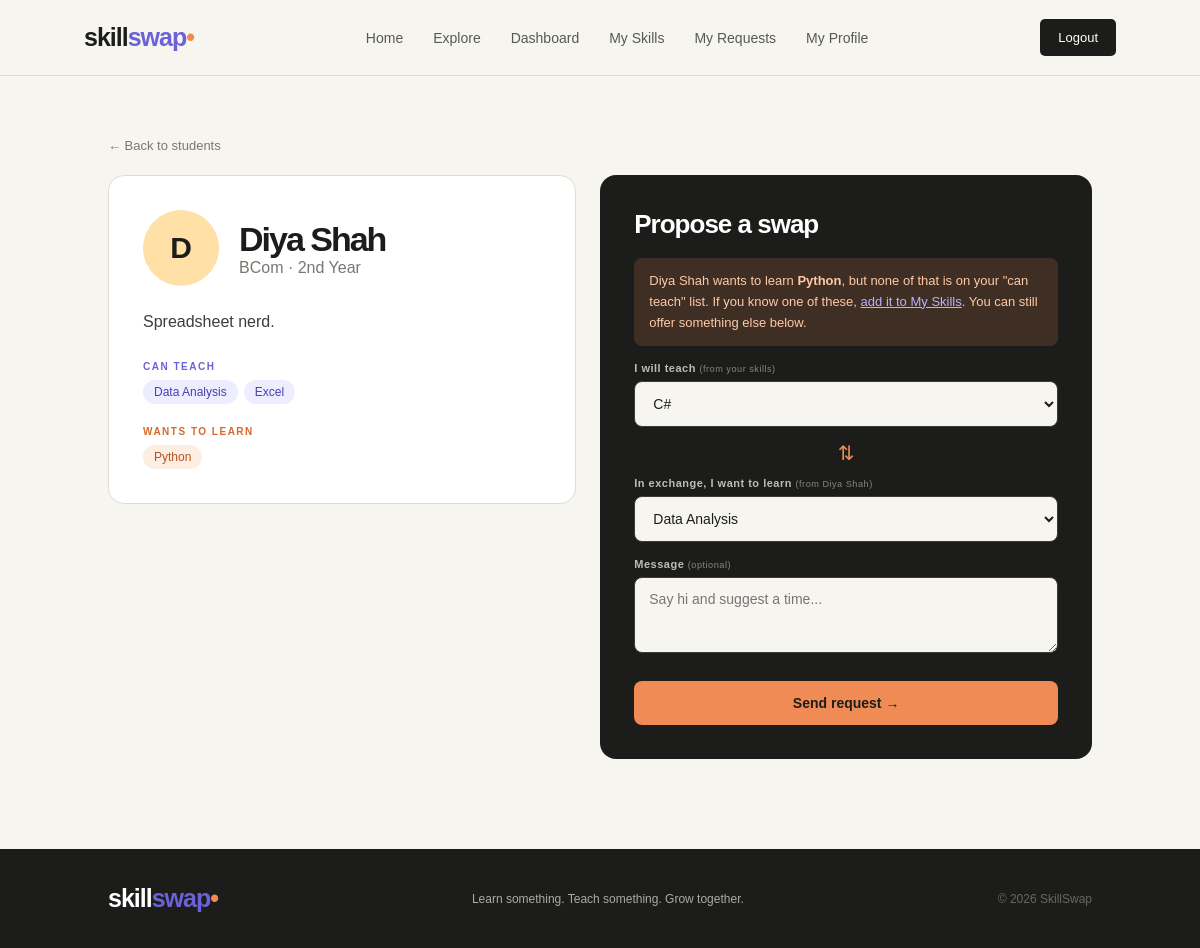
The page /student.php?id=5 (signed in) on the database its author committed.
### tables this page shows
CREATE TABLE users (
    user_id  INT AUTO_INCREMENT PRIMARY KEY,
    name     VARCHAR(100) NOT NULL,
    email    VARCHAR(150) NOT NULL UNIQUE,
    password VARCHAR(255) NOT NULL,
    course   VARCHAR(100) DEFAULT NULL,
    year     VARCHAR(30)  DEFAULT NULL,
    bio      TEXT         DEFAULT NULL,
    role     ENUM('student','admin') NOT NULL DEFAULT 'student'
);

### includes/helpers.php (called while the page is built, shortened)
<?php
function e($value): string {
    return htmlspecialchars((string)$value, ENT_QUOTES, 'UTF-8');
}
function current_user_id(): int {
    return (int)($_SESSION['user_id'] ?? 0);
}
require_once __DIR__ . "/cards.php";

### student.php (the view, shortened to what this page needs)
<?php
require_once "includes/helpers.php";
$uid = current_user_id();
$id  = (int)($_GET['id'] ?? 0);
$stmt = $conn->prepare("SELECT user_id, name, course, year, bio FROM users WHERE user_id = ? AND role = 'student'");
$stmt->bind_param("i", $id);
$stmt->execute();
$student = $stmt->get_result()->fetch_assoc();
function get_skills(mysqli $conn, int $user_id, string $type): array {
    $stmt = $conn->prepare("
        SELECT s.skill_id, s.skill_name FROM user_skills us
        JOIN skills s ON s.skill_id = us.skill_id
        WHERE us.user_id = ? AND us.type = ? ORDER BY s.skill_name");
    $stmt->bind_param("is", $user_id, $type);
    $stmt->execute();
    return $stmt->get_result()->fetch_all(MYSQLI_ASSOC);
}
$their_offers = get_skills($conn, $id, 'OFFER');
$their_wants  = get_skills($conn, $id, 'WANT');
$my_offers    = get_skills($conn, $uid, 'OFFER');
$my_wants     = get_skills($conn, $uid, 'WANT');
$their_want_ids = array_column($their_wants, 'skill_id');
$my_want_ids    = array_column($my_wants, 'skill_id');
$useful_offers = array_filter($my_offers, fn($s) => in_array($s['skill_id'], $their_want_ids));
$useful_wants  = array_filter($their_offers, fn($s) => in_array($s['skill_id'], $my_want_ids));
usort($my_offers, fn($a, $b) => (int)in_array($b['skill_id'], $their_want_ids) <=> (int)in_array($a['skill_id'], $their_want_ids));
usort($their_offers, fn($a, $b) => (int)in_array($b['skill_id'], $my_want_ids) <=> (int)in_array($a['skill_id'], $my_want_ids));
$hl_teach = array_column($useful_wants, 'skill_name');
$hl_want  = array_column($useful_offers, 'skill_name');
$first = e($student['name']);
include "includes/header.php";
?>
<section class="page-section">
    <a href="students.php" class="back-link">← Back to students</a>
    <div class="profile-layout">
        <div class="profile-card">
            <div class="profile-head">
                <div class="avatar big <?php echo avatar_class($id); ?>"><?php echo e(initial($student['name'])); ?></div>
                <div>
                    <h2><?php echo $first; ?></h2>
                    <p class="muted"><?php echo e($student['course']); ?> · <?php echo e($student['year']); ?></p>
                </div>
            </div>
            <p class="bio"><?php echo $student['bio'] ? nl2br(e($student['bio'])) : '<span class="muted">No bio yet.</span>'; ?></p>
            <span class="sc-label teach">CAN TEACH</span>
            <?php echo chips(array_column($their_offers, 'skill_name'), '', $hl_teach); ?>
            <span class="sc-label want" style="margin-top:22px">WANTS TO LEARN</span>
            <?php echo chips(array_column($their_wants, 'skill_name'), 'want', $hl_want); ?>
        </div>
        <div class="request-card">
            <h3>Propose a swap</h3>
            <?php if (!$my_offers): ?>
                <p class="hint warn">You haven't added any skill you can teach yet. <a href="skills.php">Add one in My Skills</a> to send a request.</p>
            <?php elseif (!$their_offers): ?>
                <p class="hint warn"><?php echo $first; ?> hasn't listed any skill they can teach, so there is nothing to ask for yet.</p>
            <?php else: ?>
                <?php if ($useful_offers): ?>
                    <div class="hint good">
                        <span class="hint-icon"><?php echo icon('swap'); ?></span>
                        <span><b>Match.</b> You can teach <b><?php echo e(implode(', ', array_column($useful_offers, 'skill_name'))); ?></b>, which <?php echo $first; ?> wants to learn.</span>
                    </div>
                <?php elseif ($their_wants): ?>
                    <div class="hint warn">
                        <span><?php echo $first; ?> wants to learn <b><?php echo e(implode(', ', array_column($their_wants, 'skill_name'))); ?></b>, but none of that is on your "can teach" list. If you know one of these, <a href="skills.php">add it to My Skills</a>. You can still offer something else below.</span>
                    </div>
                <?php endif; ?>
                <form method="POST" action="request.php">
                    <label>I will teach <small>(from your skills)</small></label>
                    <select name="offered_skill_id" required>
                        <?php foreach ($my_offers as $s): ?>
                            <option value="<?php echo (int)$s['skill_id']; ?>">
                                <?php echo e($s['skill_name']); ?><?php echo in_array($s['skill_id'], $their_want_ids) ? e(' (match: ' . $student['name'] . ' wants this)') : ''; ?>
                            </option>
                        <?php endforeach; ?>
                    </select>
                    <div class="swap-divider">⇅</div>
                    <label>In exchange, I want to learn <small>(from <?php echo $first; ?>)</small></label>
                    <select name="wanted_skill_id" required>
                        <?php foreach ($their_offers as $s): ?>
                            <option value="<?php echo (int)$s['skill_id']; ?>">
                                <?php echo e($s['skill_name']); ?><?php echo in_array($s['skill_id'], $my_want_ids) ? ' (match: on your wish list)' : ''; ?>
                            </option>
                        <?php endforeach; ?>
                    </select>
                    <label>Message <small>(optional)</small></label>
                    <textarea name="message" rows="3" maxlength="300" placeholder="Say hi and suggest a time..."></textarea>
                    <button type="submit" class="btn-full">Send request →</button>
                </form>
            <?php endif; ?>
        </div>
    </div>
</section>
<?php include "includes/footer.php"; ?>

### styles.css (style rules this page uses)
* { margin: 0; padding: 0; box-sizing: border-box; }
html { scroll-behavior: smooth; }
body { background: #f7f5ef; color: #1c1d1a; font-family: Arial, sans-serif; overflow-x: hidden; }
.avatar { width: 55px; height: 55px; display: grid; place-items: center; border-radius: 50%; font-weight: bold; font-size: 20px; transition: .4s; }
.yellow { background: #ffe0a7; }
html { min-height: 100%; }
body { min-height: 100vh; display: flex; flex-direction: column; }
.muted { color: #777870; }
.page a { color: #6b61d8; }
.back-link { display: inline-block; margin-bottom: 22px; font-size: 13px; text-decoration: none; color: #777870 !important; transition: .3s; }
.btn-full { width: 100%; margin-top: 24px; padding: 14px; border: none; border-radius: 8px; background: #6b61d8; color: #fff; cursor: pointer; font-size: 14px; font-weight: bold; transition: .3s; }
.sc-label { display: block; margin-bottom: 8px; font-size: 10px; font-weight: bold; letter-spacing: 1.5px; }
.sc-label.teach { color: #6b61d8; }
.sc-label.want { color: #d9682c; }
.profile-layout { display: grid; grid-template-columns: 1fr 1.05fr; gap: 24px; align-items: start; }
.profile-card { padding: 34px; background: #fff; border: 1px solid #deddd5; border-radius: 16px; }
.profile-head { display: flex; align-items: center; gap: 20px; margin-bottom: 22px; }
.profile-head h2 { font-size: 34px; letter-spacing: -2px; margin: 0; }
.avatar.big { width: 76px; height: 76px; font-size: 30px; flex-shrink: 0; }
.bio { margin-bottom: 26px; line-height: 1.7; color: #3d3e39; }
.request-card { padding: 34px; background: #1c1d1a; color: #fff; border-radius: 16px; }
.request-card h3 { font-size: 26px; letter-spacing: -1px; margin-bottom: 18px; }
.request-card label { display: block; margin: 16px 0 7px; font-size: 11px; font-weight: bold; letter-spacing: .5px; color: #bdbdb5; }
.request-card label small { font-weight: normal; color: #85867f; }
.request-card select, .request-card textarea { width: 100%; padding: 13px 14px; border: 1px solid #3a3b36; border-radius: 8px; background: #f7f5ef; color: #1c1d1a; font: inherit; font-size: 14px; outline: none; }
.request-card textarea { resize: vertical; }
.request-card .btn-full { background: #f08b55; color: #1c1d1a; }
.request-card a { color: #b8b2ff !important; }
.swap-divider { margin: 14px 0 -4px; text-align: center; font-size: 20px; color: #f08b55; }
.hint { padding: 13px 15px; border-radius: 8px; font-size: 13px; line-height: 1.6; background: rgba(255, 255, 255, .07); color: #d6d6ce; }
.hint.warn { background: rgba(240, 139, 85, .16); color: #ffc9a8; }

### rows shown on the page
users: name "D", name "Diya Shah", course "BCom", year "2nd Year", bio "Spreadsheet nerd."

### other values the page prints
$item "Data Analysis"
$item "Excel"
$item "Python"
implode(', ', array_column($their_wants, 'skill_name')) "Python"
form field offered_skill_id "C#"
form field wanted_skill_id "Data Analysis"
